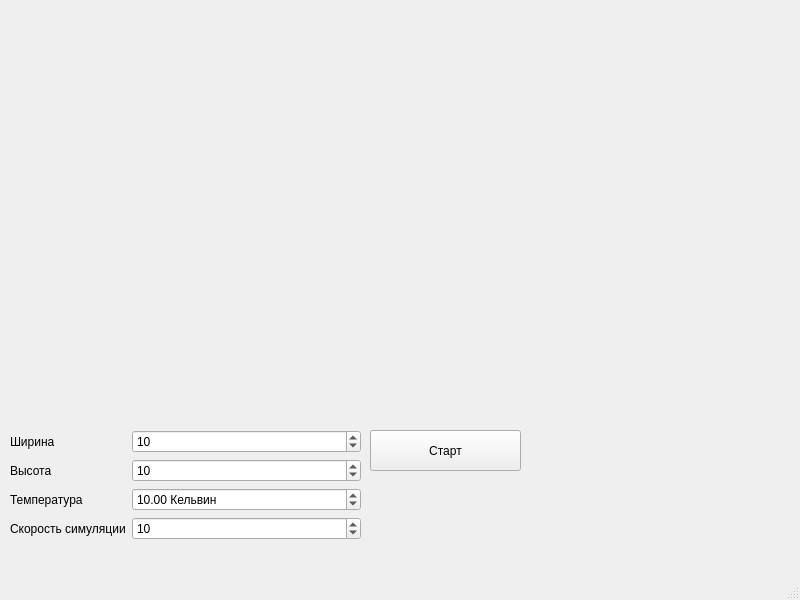
<?xml version="1.0" encoding="UTF-8"?>
<ui version="4.0">
 <class>MainWindow</class>
 <widget class="QMainWindow" name="MainWindow">
  <property name="geometry">
   <rect>
    <x>0</x>
    <y>0</y>
    <width>800</width>
    <height>600</height>
   </rect>
  </property>
  <property name="windowTitle">
   <string>MainWindow</string>
  </property>
  <widget class="QWidget" name="centralwidget">
   <widget class="spin_system_renderer" name="widget" native="true">
    <property name="geometry">
     <rect>
      <x>10</x>
      <y>10</y>
      <width>511</width>
      <height>411</height>
     </rect>
    </property>
   </widget>
   <widget class="QPushButton" name="pushButton">
    <property name="geometry">
     <rect>
      <x>370</x>
      <y>430</y>
      <width>151</width>
      <height>41</height>
     </rect>
    </property>
    <property name="text">
     <string>Старт</string>
    </property>
    <property name="checkable">
     <bool>true</bool>
    </property>
    <property name="checked">
     <bool>false</bool>
    </property>
   </widget>
   <widget class="QWidget" name="formLayoutWidget">
    <property name="geometry">
     <rect>
      <x>10</x>
      <y>430</y>
      <width>351</width>
      <height>128</height>
     </rect>
    </property>
    <layout class="QFormLayout" name="formLayout">
     <item row="0" column="0">
      <widget class="QLabel" name="width">
       <property name="text">
        <string>Ширина</string>
       </property>
      </widget>
     </item>
     <item row="0" column="1">
      <widget class="QSpinBox" name="SpinBox">
       <property name="value">
        <number>10</number>
       </property>
      </widget>
     </item>
     <item row="1" column="0">
      <widget class="QLabel" name="height">
       <property name="text">
        <string>Высота</string>
       </property>
      </widget>
     </item>
     <item row="1" column="1">
      <widget class="QSpinBox" name="SpinBox_2">
       <property name="value">
        <number>10</number>
       </property>
      </widget>
     </item>
     <item row="2" column="0">
      <widget class="QLabel" name="temperature">
       <property name="text">
        <string>Температура</string>
       </property>
      </widget>
     </item>
     <item row="2" column="1">
      <widget class="QDoubleSpinBox" name="DoubleSpinBox">
       <property name="suffix">
        <string> Кельвин</string>
       </property>
       <property name="maximum">
        <double>10000.000000000000000</double>
       </property>
       <property name="value">
        <double>10.000000000000000</double>
       </property>
      </widget>
     </item>
     <item row="3" column="0">
      <widget class="QLabel" name="time_speed">
       <property name="text">
        <string>Скорость симуляции</string>
       </property>
      </widget>
     </item>
     <item row="3" column="1">
      <widget class="QSpinBox" name="SpinBox_3">
       <property name="minimum">
        <number>1</number>
       </property>
       <property name="maximum">
        <number>100000</number>
       </property>
       <property name="value">
        <number>10</number>
       </property>
      </widget>
     </item>
    </layout>
   </widget>
  </widget>
  <widget class="QMenuBar" name="menubar">
   <property name="geometry">
    <rect>
     <x>0</x>
     <y>0</y>
     <width>800</width>
     <height>23</height>
    </rect>
   </property>
  </widget>
  <widget class="QStatusBar" name="statusbar"/>
 </widget>
 <customwidgets>
  <customwidget>
   <class>spin_system_renderer</class>
   <extends>QWidget</extends>
   <header>spin_system_renderer.h</header>
   <container>1</container>
  </customwidget>
 </customwidgets>
 <resources/>
 <connections/>
</ui>
